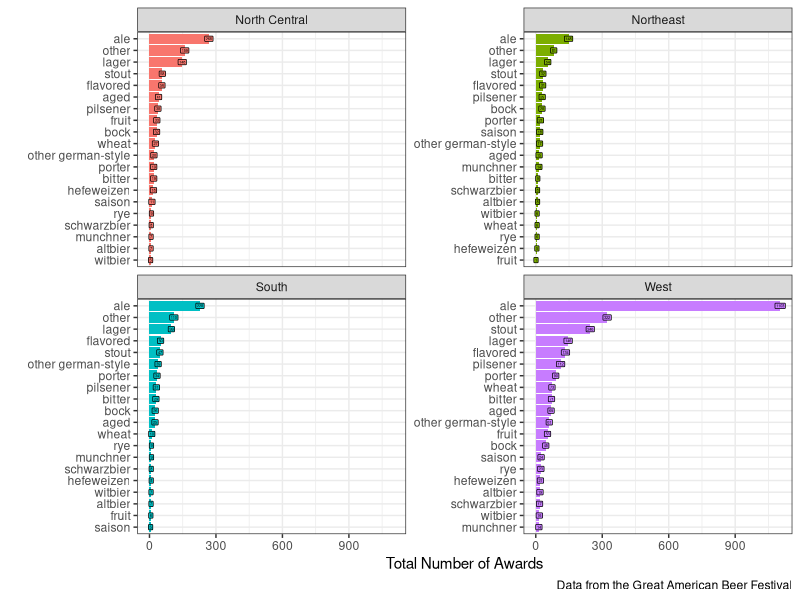
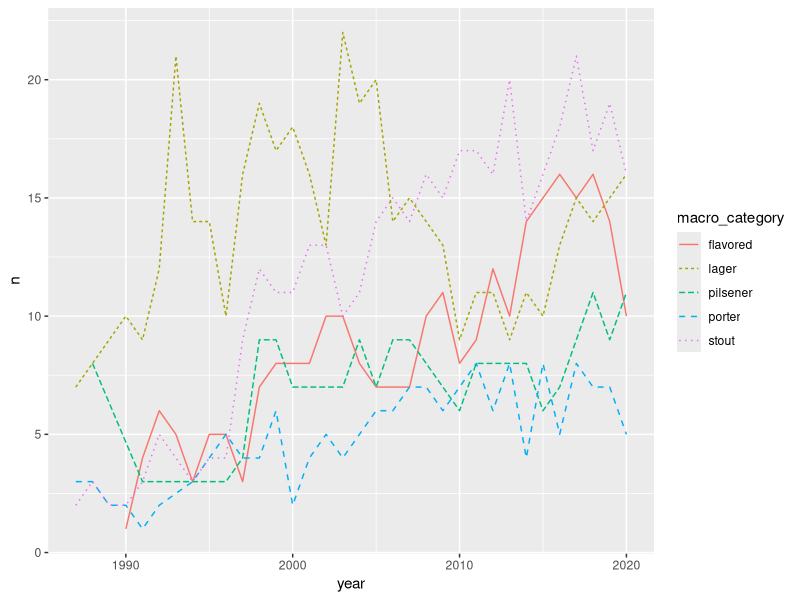

Source code (R) for these figures, in order:
## ---- chunk 1
library(knitr)
knitr::opts_chunk$set(echo = TRUE)
## ---- chunk 2
# load library
library(tidyverse)

# read data in
beer_awards <- read_csv("data/clean_beer_awards.csv")

# print head
head(beer_awards) %>%
  knitr::kable()
## ---- chunk 3
# start with beer awards data, filter out DC
# count awards (rows) per region
beer_awards %>%
  filter(region != "District of Columbia") %>%
  count(region) %>%
  arrange(-n) %>%
  kable(col.names = c("Region in the US", "Total Number of Awards"),
        caption = "Total number of awards per region (1987-2020)")
## ---- chunk 4
# start with beer awards data, filter out DC
# count awards per state and region
beer_awards %>%
  filter(region != "District of Columbia") %>%
  count(state, region) %>%
  group_by(region) %>%
  summarise(average_awards = mean(n)) %>%
  arrange(-average_awards) %>%
  kable(col.names = c("Region in the US", "Average Number of Awards"),
        digits = 2)

## ---- chunk 5
library(tidytext)

beer_awards %>%
  filter(region != "District of Columbia") %>%
  count(macro_category, region) %>%
  ggplot(aes(x = n,
             y = reorder_within(macro_category, n, region),
             fill = region)) +
  geom_col() +
  geom_label(aes(label = n), size = 1) +
  facet_wrap(~region, scales = "free_y") +
  scale_y_reordered() +
  labs(x = "Total Number of Awards",
       y = "",
       caption = "Data from the Great American Beer Festival") +
  theme_bw() +
  theme(legend.position = "none")
## ---- chunk 6
# get 5 types with the most awards
beer_awards %>%
  filter(macro_category != "other") %>%
  count(macro_category) %>%
  arrange(-n)

# count macro_category and year
# draw line plot with x mapped to year, y to n, color to macro_category
beer_awards %>%
  filter(macro_category %in% c("lager", "stout", "flavored", "pilsener", "porter")) %>%
  count(macro_category, year) %>%
  ggplot(aes(x = year,
             y = n,
             color = macro_category)) +
  geom_line(aes(linetype = macro_category))
